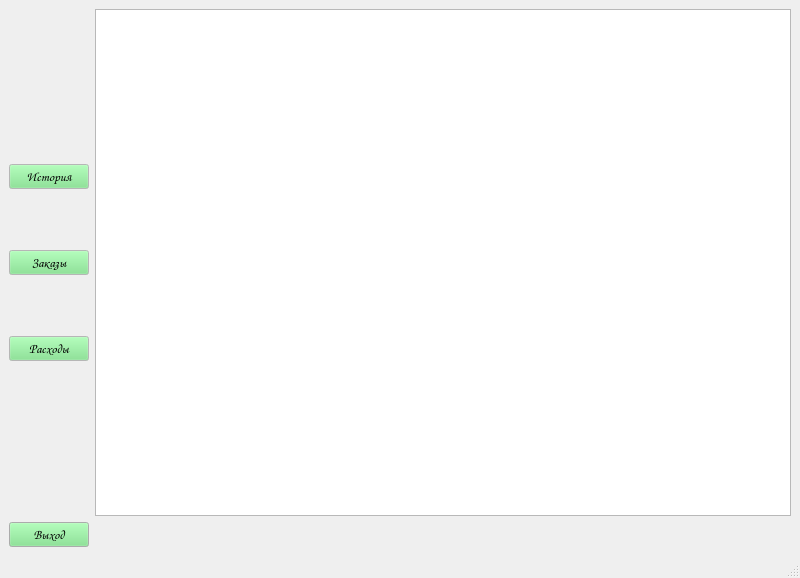
<?xml version="1.0" encoding="UTF-8"?>
<ui version="4.0">
 <class>MainWindow</class>
 <widget class="QMainWindow" name="MainWindow">
  <property name="geometry">
   <rect>
    <x>0</x>
    <y>0</y>
    <width>800</width>
    <height>578</height>
   </rect>
  </property>
  <property name="windowTitle">
   <string>MainWindow</string>
  </property>
  <widget class="QWidget" name="centralwidget">
   <layout class="QVBoxLayout" name="verticalLayout_2">
    <item>
     <layout class="QHBoxLayout" name="horizontalLayout" stretch="1,9">
      <item>
       <layout class="QVBoxLayout" name="verticalLayout">
        <property name="topMargin">
         <number>100</number>
        </property>
        <property name="bottomMargin">
         <number>100</number>
        </property>
        <item>
         <widget class="QPushButton" name="history_btn">
          <property name="sizePolicy">
           <sizepolicy hsizetype="Minimum" vsizetype="Fixed">
            <horstretch>0</horstretch>
            <verstretch>0</verstretch>
           </sizepolicy>
          </property>
          <property name="minimumSize">
           <size>
            <width>0</width>
            <height>0</height>
           </size>
          </property>
          <property name="palette">
           <palette>
            <active>
             <colorrole role="WindowText">
              <brush brushstyle="SolidPattern">
               <color alpha="255">
                <red>0</red>
                <green>0</green>
                <blue>0</blue>
               </color>
              </brush>
             </colorrole>
             <colorrole role="Button">
              <brush brushstyle="SolidPattern">
               <color alpha="255">
                <red>118</red>
                <green>227</green>
                <blue>131</blue>
               </color>
              </brush>
             </colorrole>
             <colorrole role="Light">
              <brush brushstyle="SolidPattern">
               <color alpha="255">
                <red>218</red>
                <green>255</green>
                <blue>222</blue>
               </color>
              </brush>
             </colorrole>
             <colorrole role="Midlight">
              <brush brushstyle="SolidPattern">
               <color alpha="255">
                <red>168</red>
                <green>241</green>
                <blue>176</blue>
               </color>
              </brush>
             </colorrole>
             <colorrole role="Dark">
              <brush brushstyle="SolidPattern">
               <color alpha="255">
                <red>59</red>
                <green>113</green>
                <blue>66</blue>
               </color>
              </brush>
             </colorrole>
             <colorrole role="Mid">
              <brush brushstyle="SolidPattern">
               <color alpha="255">
                <red>79</red>
                <green>151</green>
                <blue>87</blue>
               </color>
              </brush>
             </colorrole>
             <colorrole role="Text">
              <brush brushstyle="SolidPattern">
               <color alpha="255">
                <red>0</red>
                <green>0</green>
                <blue>0</blue>
               </color>
              </brush>
             </colorrole>
             <colorrole role="BrightText">
              <brush brushstyle="SolidPattern">
               <color alpha="255">
                <red>255</red>
                <green>255</green>
                <blue>255</blue>
               </color>
              </brush>
             </colorrole>
             <colorrole role="ButtonText">
              <brush brushstyle="SolidPattern">
               <color alpha="255">
                <red>0</red>
                <green>0</green>
                <blue>0</blue>
               </color>
              </brush>
             </colorrole>
             <colorrole role="Base">
              <brush brushstyle="SolidPattern">
               <color alpha="255">
                <red>255</red>
                <green>255</green>
                <blue>255</blue>
               </color>
              </brush>
             </colorrole>
             <colorrole role="Window">
              <brush brushstyle="SolidPattern">
               <color alpha="255">
                <red>255</red>
                <green>255</green>
                <blue>255</blue>
               </color>
              </brush>
             </colorrole>
             <colorrole role="Shadow">
              <brush brushstyle="SolidPattern">
               <color alpha="255">
                <red>0</red>
                <green>0</green>
                <blue>0</blue>
               </color>
              </brush>
             </colorrole>
             <colorrole role="AlternateBase">
              <brush brushstyle="SolidPattern">
               <color alpha="255">
                <red>186</red>
                <green>241</green>
                <blue>193</blue>
               </color>
              </brush>
             </colorrole>
             <colorrole role="ToolTipBase">
              <brush brushstyle="SolidPattern">
               <color alpha="255">
                <red>255</red>
                <green>255</green>
                <blue>220</blue>
               </color>
              </brush>
             </colorrole>
             <colorrole role="ToolTipText">
              <brush brushstyle="SolidPattern">
               <color alpha="255">
                <red>0</red>
                <green>0</green>
                <blue>0</blue>
               </color>
              </brush>
             </colorrole>
            </active>
            <inactive>
             <colorrole role="WindowText">
              <brush brushstyle="SolidPattern">
               <color alpha="255">
                <red>0</red>
                <green>0</green>
                <blue>0</blue>
               </color>
              </brush>
             </colorrole>
             <colorrole role="Button">
              <brush brushstyle="SolidPattern">
               <color alpha="255">
                <red>118</red>
                <green>227</green>
                <blue>131</blue>
               </color>
              </brush>
             </colorrole>
             <colorrole role="Light">
              <brush brushstyle="SolidPattern">
               <color alpha="255">
                <red>218</red>
                <green>255</green>
                <blue>222</blue>
               </color>
              </brush>
             </colorrole>
             <colorrole role="Midlight">
              <brush brushstyle="SolidPattern">
               <color alpha="255">
                <red>168</red>
                <green>241</green>
                <blue>176</blue>
               </color>
              </brush>
             </colorrole>
             <colorrole role="Dark">
              <brush brushstyle="SolidPattern">
               <color alpha="255">
                <red>59</red>
                <green>113</green>
                <blue>66</blue>
               </color>
              </brush>
             </colorrole>
             <colorrole role="Mid">
              <brush brushstyle="SolidPattern">
               <color alpha="255">
                <red>79</red>
                <green>151</green>
                <blue>87</blue>
               </color>
              </brush>
             </colorrole>
             <colorrole role="Text">
              <brush brushstyle="SolidPattern">
               <color alpha="255">
                <red>0</red>
                <green>0</green>
                <blue>0</blue>
               </color>
              </brush>
             </colorrole>
             <colorrole role="BrightText">
              <brush brushstyle="SolidPattern">
               <color alpha="255">
                <red>255</red>
                <green>255</green>
                <blue>255</blue>
               </color>
              </brush>
             </colorrole>
             <colorrole role="ButtonText">
              <brush brushstyle="SolidPattern">
               <color alpha="255">
                <red>0</red>
                <green>0</green>
                <blue>0</blue>
               </color>
              </brush>
             </colorrole>
             <colorrole role="Base">
              <brush brushstyle="SolidPattern">
               <color alpha="255">
                <red>255</red>
                <green>255</green>
                <blue>255</blue>
               </color>
              </brush>
             </colorrole>
             <colorrole role="Window">
              <brush brushstyle="SolidPattern">
               <color alpha="255">
                <red>255</red>
                <green>255</green>
                <blue>255</blue>
               </color>
              </brush>
             </colorrole>
             <colorrole role="Shadow">
              <brush brushstyle="SolidPattern">
               <color alpha="255">
                <red>0</red>
                <green>0</green>
                <blue>0</blue>
               </color>
              </brush>
             </colorrole>
             <colorrole role="AlternateBase">
              <brush brushstyle="SolidPattern">
               <color alpha="255">
                <red>186</red>
                <green>241</green>
                <blue>193</blue>
               </color>
              </brush>
             </colorrole>
             <colorrole role="ToolTipBase">
              <brush brushstyle="SolidPattern">
               <color alpha="255">
                <red>255</red>
                <green>255</green>
                <blue>220</blue>
               </color>
              </brush>
             </colorrole>
             <colorrole role="ToolTipText">
              <brush brushstyle="SolidPattern">
               <color alpha="255">
                <red>0</red>
                <green>0</green>
                <blue>0</blue>
               </color>
              </brush>
             </colorrole>
            </inactive>
            <disabled>
             <colorrole role="WindowText">
              <brush brushstyle="SolidPattern">
               <color alpha="255">
                <red>59</red>
                <green>113</green>
                <blue>66</blue>
               </color>
              </brush>
             </colorrole>
             <colorrole role="Button">
              <brush brushstyle="SolidPattern">
               <color alpha="255">
                <red>118</red>
                <green>227</green>
                <blue>131</blue>
               </color>
              </brush>
             </colorrole>
             <colorrole role="Light">
              <brush brushstyle="SolidPattern">
               <color alpha="255">
                <red>218</red>
                <green>255</green>
                <blue>222</blue>
               </color>
              </brush>
             </colorrole>
             <colorrole role="Midlight">
              <brush brushstyle="SolidPattern">
               <color alpha="255">
                <red>168</red>
                <green>241</green>
                <blue>176</blue>
               </color>
              </brush>
             </colorrole>
             <colorrole role="Dark">
              <brush brushstyle="SolidPattern">
               <color alpha="255">
                <red>59</red>
                <green>113</green>
                <blue>66</blue>
               </color>
              </brush>
             </colorrole>
             <colorrole role="Mid">
              <brush brushstyle="SolidPattern">
               <color alpha="255">
                <red>79</red>
                <green>151</green>
                <blue>87</blue>
               </color>
              </brush>
             </colorrole>
             <colorrole role="Text">
              <brush brushstyle="SolidPattern">
               <color alpha="255">
                <red>59</red>
                <green>113</green>
                <blue>66</blue>
               </color>
              </brush>
             </colorrole>
             <colorrole role="BrightText">
              <brush brushstyle="SolidPattern">
               <color alpha="255">
                <red>255</red>
                <green>255</green>
                <blue>255</blue>
               </color>
              </brush>
             </colorrole>
             <colorrole role="ButtonText">
              <brush brushstyle="SolidPattern">
               <color alpha="255">
                <red>59</red>
                <green>113</green>
                <blue>66</blue>
               </color>
              </brush>
             </colorrole>
             <colorrole role="Base">
              <brush brushstyle="SolidPattern">
               <color alpha="255">
                <red>255</red>
                <green>255</green>
                <blue>255</blue>
               </color>
              </brush>
             </colorrole>
             <colorrole role="Window">
              <brush brushstyle="SolidPattern">
               <color alpha="255">
                <red>255</red>
                <green>255</green>
                <blue>255</blue>
               </color>
              </brush>
             </colorrole>
             <colorrole role="Shadow">
              <brush brushstyle="SolidPattern">
               <color alpha="255">
                <red>0</red>
                <green>0</green>
                <blue>0</blue>
               </color>
              </brush>
             </colorrole>
             <colorrole role="AlternateBase">
              <brush brushstyle="SolidPattern">
               <color alpha="255">
                <red>118</red>
                <green>227</green>
                <blue>131</blue>
               </color>
              </brush>
             </colorrole>
             <colorrole role="ToolTipBase">
              <brush brushstyle="SolidPattern">
               <color alpha="255">
                <red>255</red>
                <green>255</green>
                <blue>220</blue>
               </color>
              </brush>
             </colorrole>
             <colorrole role="ToolTipText">
              <brush brushstyle="SolidPattern">
               <color alpha="255">
                <red>0</red>
                <green>0</green>
                <blue>0</blue>
               </color>
              </brush>
             </colorrole>
            </disabled>
           </palette>
          </property>
          <property name="font">
           <font>
            <family>Comic Sans MS</family>
            <pointsize>10</pointsize>
           </font>
          </property>
          <property name="text">
           <string>История</string>
          </property>
         </widget>
        </item>
        <item>
         <widget class="QPushButton" name="orders_btn">
          <property name="minimumSize">
           <size>
            <width>0</width>
            <height>0</height>
           </size>
          </property>
          <property name="palette">
           <palette>
            <active>
             <colorrole role="WindowText">
              <brush brushstyle="SolidPattern">
               <color alpha="255">
                <red>0</red>
                <green>0</green>
                <blue>0</blue>
               </color>
              </brush>
             </colorrole>
             <colorrole role="Button">
              <brush brushstyle="SolidPattern">
               <color alpha="255">
                <red>118</red>
                <green>227</green>
                <blue>131</blue>
               </color>
              </brush>
             </colorrole>
             <colorrole role="Light">
              <brush brushstyle="SolidPattern">
               <color alpha="255">
                <red>218</red>
                <green>255</green>
                <blue>222</blue>
               </color>
              </brush>
             </colorrole>
             <colorrole role="Midlight">
              <brush brushstyle="SolidPattern">
               <color alpha="255">
                <red>168</red>
                <green>241</green>
                <blue>176</blue>
               </color>
              </brush>
             </colorrole>
             <colorrole role="Dark">
              <brush brushstyle="SolidPattern">
               <color alpha="255">
                <red>59</red>
                <green>113</green>
                <blue>66</blue>
               </color>
              </brush>
             </colorrole>
             <colorrole role="Mid">
              <brush brushstyle="SolidPattern">
               <color alpha="255">
                <red>79</red>
                <green>151</green>
                <blue>87</blue>
               </color>
              </brush>
             </colorrole>
             <colorrole role="Text">
              <brush brushstyle="SolidPattern">
               <color alpha="255">
                <red>0</red>
                <green>0</green>
                <blue>0</blue>
               </color>
              </brush>
             </colorrole>
             <colorrole role="BrightText">
              <brush brushstyle="SolidPattern">
               <color alpha="255">
                <red>255</red>
                <green>255</green>
                <blue>255</blue>
               </color>
              </brush>
             </colorrole>
             <colorrole role="ButtonText">
              <brush brushstyle="SolidPattern">
               <color alpha="255">
                <red>0</red>
                <green>0</green>
                <blue>0</blue>
               </color>
              </brush>
             </colorrole>
             <colorrole role="Base">
              <brush brushstyle="SolidPattern">
               <color alpha="255">
                <red>255</red>
                <green>255</green>
                <blue>255</blue>
               </color>
              </brush>
             </colorrole>
             <colorrole role="Window">
              <brush brushstyle="SolidPattern">
               <color alpha="255">
                <red>255</red>
                <green>255</green>
                <blue>255</blue>
               </color>
              </brush>
             </colorrole>
             <colorrole role="Shadow">
              <brush brushstyle="SolidPattern">
               <color alpha="255">
                <red>0</red>
                <green>0</green>
                <blue>0</blue>
               </color>
              </brush>
             </colorrole>
             <colorrole role="AlternateBase">
              <brush brushstyle="SolidPattern">
               <color alpha="255">
                <red>186</red>
                <green>241</green>
                <blue>193</blue>
               </color>
              </brush>
             </colorrole>
             <colorrole role="ToolTipBase">
              <brush brushstyle="SolidPattern">
               <color alpha="255">
                <red>255</red>
                <green>255</green>
                <blue>220</blue>
               </color>
              </brush>
             </colorrole>
             <colorrole role="ToolTipText">
              <brush brushstyle="SolidPattern">
               <color alpha="255">
                <red>0</red>
                <green>0</green>
                <blue>0</blue>
               </color>
              </brush>
             </colorrole>
            </active>
            <inactive>
             <colorrole role="WindowText">
              <brush brushstyle="SolidPattern">
               <color alpha="255">
                <red>0</red>
                <green>0</green>
                <blue>0</blue>
               </color>
              </brush>
             </colorrole>
             <colorrole role="Button">
              <brush brushstyle="SolidPattern">
               <color alpha="255">
                <red>118</red>
                <green>227</green>
                <blue>131</blue>
               </color>
              </brush>
             </colorrole>
             <colorrole role="Light">
              <brush brushstyle="SolidPattern">
               <color alpha="255">
                <red>218</red>
                <green>255</green>
                <blue>222</blue>
               </color>
              </brush>
             </colorrole>
             <colorrole role="Midlight">
              <brush brushstyle="SolidPattern">
               <color alpha="255">
                <red>168</red>
                <green>241</green>
                <blue>176</blue>
               </color>
              </brush>
             </colorrole>
             <colorrole role="Dark">
              <brush brushstyle="SolidPattern">
               <color alpha="255">
                <red>59</red>
                <green>113</green>
                <blue>66</blue>
               </color>
              </brush>
             </colorrole>
             <colorrole role="Mid">
              <brush brushstyle="SolidPattern">
               <color alpha="255">
                <red>79</red>
                <green>151</green>
                <blue>87</blue>
               </color>
              </brush>
             </colorrole>
             <colorrole role="Text">
              <brush brushstyle="SolidPattern">
               <color alpha="255">
                <red>0</red>
                <green>0</green>
                <blue>0</blue>
               </color>
              </brush>
             </colorrole>
             <colorrole role="BrightText">
              <brush brushstyle="SolidPattern">
               <color alpha="255">
                <red>255</red>
                <green>255</green>
                <blue>255</blue>
               </color>
              </brush>
             </colorrole>
             <colorrole role="ButtonText">
              <brush brushstyle="SolidPattern">
               <color alpha="255">
                <red>0</red>
                <green>0</green>
                <blue>0</blue>
               </color>
              </brush>
             </colorrole>
             <colorrole role="Base">
              <brush brushstyle="SolidPattern">
               <color alpha="255">
                <red>255</red>
                <green>255</green>
                <blue>255</blue>
               </color>
              </brush>
             </colorrole>
             <colorrole role="Window">
              <brush brushstyle="SolidPattern">
               <color alpha="255">
                <red>255</red>
                <green>255</green>
                <blue>255</blue>
               </color>
              </brush>
             </colorrole>
             <colorrole role="Shadow">
              <brush brushstyle="SolidPattern">
               <color alpha="255">
                <red>0</red>
                <green>0</green>
                <blue>0</blue>
               </color>
              </brush>
             </colorrole>
             <colorrole role="AlternateBase">
              <brush brushstyle="SolidPattern">
               <color alpha="255">
                <red>186</red>
                <green>241</green>
                <blue>193</blue>
               </color>
              </brush>
             </colorrole>
             <colorrole role="ToolTipBase">
              <brush brushstyle="SolidPattern">
               <color alpha="255">
                <red>255</red>
                <green>255</green>
                <blue>220</blue>
               </color>
              </brush>
             </colorrole>
             <colorrole role="ToolTipText">
              <brush brushstyle="SolidPattern">
               <color alpha="255">
                <red>0</red>
                <green>0</green>
                <blue>0</blue>
               </color>
              </brush>
             </colorrole>
            </inactive>
            <disabled>
             <colorrole role="WindowText">
              <brush brushstyle="SolidPattern">
               <color alpha="255">
                <red>59</red>
                <green>113</green>
                <blue>66</blue>
               </color>
              </brush>
             </colorrole>
             <colorrole role="Button">
              <brush brushstyle="SolidPattern">
               <color alpha="255">
                <red>118</red>
                <green>227</green>
                <blue>131</blue>
               </color>
              </brush>
             </colorrole>
             <colorrole role="Light">
              <brush brushstyle="SolidPattern">
               <color alpha="255">
                <red>218</red>
                <green>255</green>
                <blue>222</blue>
               </color>
              </brush>
             </colorrole>
             <colorrole role="Midlight">
              <brush brushstyle="SolidPattern">
               <color alpha="255">
                <red>168</red>
                <green>241</green>
                <blue>176</blue>
               </color>
              </brush>
             </colorrole>
             <colorrole role="Dark">
              <brush brushstyle="SolidPattern">
               <color alpha="255">
                <red>59</red>
                <green>113</green>
                <blue>66</blue>
               </color>
              </brush>
             </colorrole>
             <colorrole role="Mid">
              <brush brushstyle="SolidPattern">
               <color alpha="255">
                <red>79</red>
                <green>151</green>
                <blue>87</blue>
               </color>
              </brush>
             </colorrole>
             <colorrole role="Text">
              <brush brushstyle="SolidPattern">
               <color alpha="255">
                <red>59</red>
                <green>113</green>
                <blue>66</blue>
               </color>
              </brush>
             </colorrole>
             <colorrole role="BrightText">
              <brush brushstyle="SolidPattern">
               <color alpha="255">
                <red>255</red>
                <green>255</green>
                <blue>255</blue>
               </color>
              </brush>
             </colorrole>
             <colorrole role="ButtonText">
              <brush brushstyle="SolidPattern">
               <color alpha="255">
                <red>59</red>
                <green>113</green>
                <blue>66</blue>
               </color>
              </brush>
             </colorrole>
             <colorrole role="Base">
              <brush brushstyle="SolidPattern">
               <color alpha="255">
                <red>255</red>
                <green>255</green>
                <blue>255</blue>
               </color>
              </brush>
             </colorrole>
             <colorrole role="Window">
              <brush brushstyle="SolidPattern">
               <color alpha="255">
                <red>255</red>
                <green>255</green>
                <blue>255</blue>
               </color>
              </brush>
             </colorrole>
             <colorrole role="Shadow">
              <brush brushstyle="SolidPattern">
               <color alpha="255">
                <red>0</red>
                <green>0</green>
                <blue>0</blue>
               </color>
              </brush>
             </colorrole>
             <colorrole role="AlternateBase">
              <brush brushstyle="SolidPattern">
               <color alpha="255">
                <red>118</red>
                <green>227</green>
                <blue>131</blue>
               </color>
              </brush>
             </colorrole>
             <colorrole role="ToolTipBase">
              <brush brushstyle="SolidPattern">
               <color alpha="255">
                <red>255</red>
                <green>255</green>
                <blue>220</blue>
               </color>
              </brush>
             </colorrole>
             <colorrole role="ToolTipText">
              <brush brushstyle="SolidPattern">
               <color alpha="255">
                <red>0</red>
                <green>0</green>
                <blue>0</blue>
               </color>
              </brush>
             </colorrole>
            </disabled>
           </palette>
          </property>
          <property name="font">
           <font>
            <family>Comic Sans MS</family>
            <pointsize>10</pointsize>
           </font>
          </property>
          <property name="text">
           <string>Заказы</string>
          </property>
         </widget>
        </item>
        <item>
         <widget class="QPushButton" name="expenses_btn">
          <property name="minimumSize">
           <size>
            <width>0</width>
            <height>0</height>
           </size>
          </property>
          <property name="baseSize">
           <size>
            <width>0</width>
            <height>0</height>
           </size>
          </property>
          <property name="palette">
           <palette>
            <active>
             <colorrole role="WindowText">
              <brush brushstyle="SolidPattern">
               <color alpha="255">
                <red>0</red>
                <green>0</green>
                <blue>0</blue>
               </color>
              </brush>
             </colorrole>
             <colorrole role="Button">
              <brush brushstyle="SolidPattern">
               <color alpha="255">
                <red>118</red>
                <green>227</green>
                <blue>131</blue>
               </color>
              </brush>
             </colorrole>
             <colorrole role="Light">
              <brush brushstyle="SolidPattern">
               <color alpha="255">
                <red>218</red>
                <green>255</green>
                <blue>222</blue>
               </color>
              </brush>
             </colorrole>
             <colorrole role="Midlight">
              <brush brushstyle="SolidPattern">
               <color alpha="255">
                <red>168</red>
                <green>241</green>
                <blue>176</blue>
               </color>
              </brush>
             </colorrole>
             <colorrole role="Dark">
              <brush brushstyle="SolidPattern">
               <color alpha="255">
                <red>59</red>
                <green>113</green>
                <blue>66</blue>
               </color>
              </brush>
             </colorrole>
             <colorrole role="Mid">
              <brush brushstyle="SolidPattern">
               <color alpha="255">
                <red>79</red>
                <green>151</green>
                <blue>87</blue>
               </color>
              </brush>
             </colorrole>
             <colorrole role="Text">
              <brush brushstyle="SolidPattern">
               <color alpha="255">
                <red>0</red>
                <green>0</green>
                <blue>0</blue>
               </color>
              </brush>
             </colorrole>
             <colorrole role="BrightText">
              <brush brushstyle="SolidPattern">
               <color alpha="255">
                <red>255</red>
                <green>255</green>
                <blue>255</blue>
               </color>
              </brush>
             </colorrole>
             <colorrole role="ButtonText">
              <brush brushstyle="SolidPattern">
               <color alpha="255">
                <red>0</red>
                <green>0</green>
                <blue>0</blue>
               </color>
              </brush>
             </colorrole>
             <colorrole role="Base">
              <brush brushstyle="SolidPattern">
               <color alpha="255">
                <red>255</red>
                <green>255</green>
                <blue>255</blue>
               </color>
              </brush>
             </colorrole>
             <colorrole role="Window">
              <brush brushstyle="SolidPattern">
               <color alpha="255">
                <red>255</red>
                <green>255</green>
                <blue>255</blue>
               </color>
              </brush>
             </colorrole>
             <colorrole role="Shadow">
              <brush brushstyle="SolidPattern">
               <color alpha="255">
                <red>0</red>
                <green>0</green>
                <blue>0</blue>
               </color>
              </brush>
             </colorrole>
             <colorrole role="AlternateBase">
              <brush brushstyle="SolidPattern">
               <color alpha="255">
                <red>186</red>
                <green>241</green>
                <blue>193</blue>
               </color>
              </brush>
             </colorrole>
             <colorrole role="ToolTipBase">
              <brush brushstyle="SolidPattern">
               <color alpha="255">
                <red>255</red>
                <green>255</green>
                <blue>220</blue>
               </color>
              </brush>
             </colorrole>
             <colorrole role="ToolTipText">
              <brush brushstyle="SolidPattern">
               <color alpha="255">
                <red>0</red>
                <green>0</green>
                <blue>0</blue>
               </color>
              </brush>
             </colorrole>
            </active>
            <inactive>
             <colorrole role="WindowText">
              <brush brushstyle="SolidPattern">
               <color alpha="255">
                <red>0</red>
                <green>0</green>
                <blue>0</blue>
               </color>
              </brush>
             </colorrole>
             <colorrole role="Button">
              <brush brushstyle="SolidPattern">
               <color alpha="255">
                <red>118</red>
                <green>227</green>
                <blue>131</blue>
               </color>
              </brush>
             </colorrole>
             <colorrole role="Light">
              <brush brushstyle="SolidPattern">
               <color alpha="255">
                <red>218</red>
                <green>255</green>
                <blue>222</blue>
               </color>
              </brush>
             </colorrole>
             <colorrole role="Midlight">
              <brush brushstyle="SolidPattern">
               <color alpha="255">
                <red>168</red>
                <green>241</green>
                <blue>176</blue>
               </color>
              </brush>
             </colorrole>
             <colorrole role="Dark">
              <brush brushstyle="SolidPattern">
               <color alpha="255">
                <red>59</red>
                <green>113</green>
                <blue>66</blue>
               </color>
              </brush>
             </colorrole>
             <colorrole role="Mid">
              <brush brushstyle="SolidPattern">
               <color alpha="255">
                <red>79</red>
                <green>151</green>
                <blue>87</blue>
               </color>
              </brush>
             </colorrole>
             <colorrole role="Text">
              <brush brushstyle="SolidPattern">
               <color alpha="255">
                <red>0</red>
                <green>0</green>
                <blue>0</blue>
               </color>
              </brush>
             </colorrole>
             <colorrole role="BrightText">
              <brush brushstyle="SolidPattern">
               <color alpha="255">
                <red>255</red>
                <green>255</green>
                <blue>255</blue>
               </color>
              </brush>
             </colorrole>
             <colorrole role="ButtonText">
              <brush brushstyle="SolidPattern">
               <color alpha="255">
                <red>0</red>
                <green>0</green>
                <blue>0</blue>
               </color>
              </brush>
             </colorrole>
             <colorrole role="Base">
              <brush brushstyle="SolidPattern">
               <color alpha="255">
                <red>255</red>
                <green>255</green>
                <blue>255</blue>
               </color>
              </brush>
             </colorrole>
             <colorrole role="Window">
              <brush brushstyle="SolidPattern">
               <color alpha="255">
                <red>255</red>
                <green>255</green>
                <blue>255</blue>
               </color>
              </brush>
             </colorrole>
             <colorrole role="Shadow">
              <brush brushstyle="SolidPattern">
               <color alpha="255">
                <red>0</red>
                <green>0</green>
                <blue>0</blue>
               </color>
              </brush>
             </colorrole>
             <colorrole role="AlternateBase">
              <brush brushstyle="SolidPattern">
               <color alpha="255">
                <red>186</red>
                <green>241</green>
                <blue>193</blue>
               </color>
              </brush>
             </colorrole>
             <colorrole role="ToolTipBase">
              <brush brushstyle="SolidPattern">
               <color alpha="255">
                <red>255</red>
                <green>255</green>
                <blue>220</blue>
               </color>
              </brush>
             </colorrole>
             <colorrole role="ToolTipText">
              <brush brushstyle="SolidPattern">
               <color alpha="255">
                <red>0</red>
                <green>0</green>
                <blue>0</blue>
               </color>
              </brush>
             </colorrole>
            </inactive>
            <disabled>
             <colorrole role="WindowText">
              <brush brushstyle="SolidPattern">
               <color alpha="255">
                <red>59</red>
                <green>113</green>
                <blue>66</blue>
               </color>
              </brush>
             </colorrole>
             <colorrole role="Button">
              <brush brushstyle="SolidPattern">
               <color alpha="255">
                <red>118</red>
                <green>227</green>
                <blue>131</blue>
               </color>
              </brush>
             </colorrole>
             <colorrole role="Light">
              <brush brushstyle="SolidPattern">
               <color alpha="255">
                <red>218</red>
                <green>255</green>
                <blue>222</blue>
               </color>
              </brush>
             </colorrole>
             <colorrole role="Midlight">
              <brush brushstyle="SolidPattern">
               <color alpha="255">
                <red>168</red>
                <green>241</green>
                <blue>176</blue>
               </color>
              </brush>
             </colorrole>
             <colorrole role="Dark">
              <brush brushstyle="SolidPattern">
               <color alpha="255">
                <red>59</red>
                <green>113</green>
                <blue>66</blue>
               </color>
              </brush>
             </colorrole>
             <colorrole role="Mid">
              <brush brushstyle="SolidPattern">
               <color alpha="255">
                <red>79</red>
                <green>151</green>
                <blue>87</blue>
               </color>
              </brush>
             </colorrole>
             <colorrole role="Text">
              <brush brushstyle="SolidPattern">
               <color alpha="255">
                <red>59</red>
                <green>113</green>
                <blue>66</blue>
               </color>
              </brush>
             </colorrole>
             <colorrole role="BrightText">
              <brush brushstyle="SolidPattern">
               <color alpha="255">
                <red>255</red>
                <green>255</green>
                <blue>255</blue>
               </color>
              </brush>
             </colorrole>
             <colorrole role="ButtonText">
              <brush brushstyle="SolidPattern">
               <color alpha="255">
                <red>59</red>
                <green>113</green>
                <blue>66</blue>
               </color>
              </brush>
             </colorrole>
             <colorrole role="Base">
              <brush brushstyle="SolidPattern">
               <color alpha="255">
                <red>255</red>
                <green>255</green>
                <blue>255</blue>
               </color>
              </brush>
             </colorrole>
             <colorrole role="Window">
              <brush brushstyle="SolidPattern">
               <color alpha="255">
                <red>255</red>
                <green>255</green>
                <blue>255</blue>
               </color>
              </brush>
             </colorrole>
             <colorrole role="Shadow">
              <brush brushstyle="SolidPattern">
               <color alpha="255">
                <red>0</red>
                <green>0</green>
                <blue>0</blue>
               </color>
              </brush>
             </colorrole>
             <colorrole role="AlternateBase">
              <brush brushstyle="SolidPattern">
               <color alpha="255">
                <red>118</red>
                <green>227</green>
                <blue>131</blue>
               </color>
              </brush>
             </colorrole>
             <colorrole role="ToolTipBase">
              <brush brushstyle="SolidPattern">
               <color alpha="255">
                <red>255</red>
                <green>255</green>
                <blue>220</blue>
               </color>
              </brush>
             </colorrole>
             <colorrole role="ToolTipText">
              <brush brushstyle="SolidPattern">
               <color alpha="255">
                <red>0</red>
                <green>0</green>
                <blue>0</blue>
               </color>
              </brush>
             </colorrole>
            </disabled>
           </palette>
          </property>
          <property name="font">
           <font>
            <family>Comic Sans MS</family>
            <pointsize>10</pointsize>
           </font>
          </property>
          <property name="text">
           <string>Расходы</string>
          </property>
         </widget>
        </item>
       </layout>
      </item>
      <item>
       <widget class="QTableWidget" name="tableWidget"/>
      </item>
     </layout>
    </item>
    <item>
     <layout class="QHBoxLayout" name="horizontalLayout_2">
      <item>
       <widget class="QPushButton" name="back_btn">
        <property name="palette">
         <palette>
          <active>
           <colorrole role="Button">
            <brush brushstyle="SolidPattern">
             <color alpha="255">
              <red>118</red>
              <green>227</green>
              <blue>131</blue>
             </color>
            </brush>
           </colorrole>
          </active>
          <inactive>
           <colorrole role="Button">
            <brush brushstyle="SolidPattern">
             <color alpha="255">
              <red>118</red>
              <green>227</green>
              <blue>131</blue>
             </color>
            </brush>
           </colorrole>
          </inactive>
          <disabled>
           <colorrole role="Button">
            <brush brushstyle="SolidPattern">
             <color alpha="255">
              <red>118</red>
              <green>227</green>
              <blue>131</blue>
             </color>
            </brush>
           </colorrole>
          </disabled>
         </palette>
        </property>
        <property name="font">
         <font>
          <family>Comic Sans MS</family>
          <pointsize>10</pointsize>
         </font>
        </property>
        <property name="text">
         <string>Выход</string>
        </property>
       </widget>
      </item>
      <item>
       <spacer name="horizontalSpacer">
        <property name="orientation">
         <enum>Qt::Horizontal</enum>
        </property>
        <property name="sizeHint" stdset="0">
         <size>
          <width>40</width>
          <height>20</height>
         </size>
        </property>
       </spacer>
      </item>
     </layout>
    </item>
   </layout>
  </widget>
  <widget class="QStatusBar" name="statusbar"/>
 </widget>
 <resources/>
 <connections/>
</ui>
